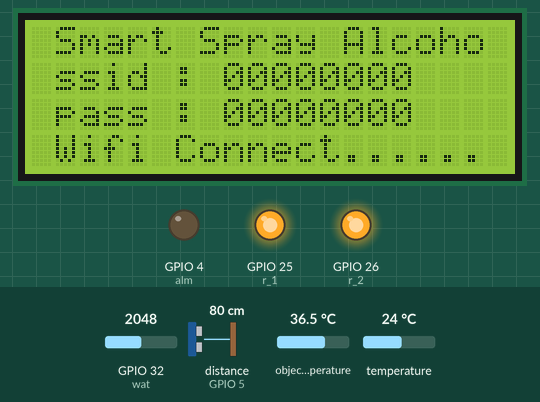
Bench run of a sketch on a simulated ESP32. On the bench: 20×4 character LCD, output pins drawn as LEDs (lit = HIGH). Wiring (inferred from the names in the program): ultrasonic range finder: trigger GPIO 18; echo GPIO 5. Dashed ring = blinking. Inputs (shaded band) come from the test bench; at power-on: distance to the obstacle (sensor on GPIO 5) 80 cm, object temperature 36.5 °C, GPIO 32 (wat) = 2048, temperature 24 °C. The echo pulse lasts 58.3 µs per cm; WiFi joins after 1.5 s; servers stay silent unless stated; web services answer with replies made up by the test bench; pins used as bus, display or sensor lines are not drawn; what the sketch prints to the serial monitor is not drawn.

Above: at 1.7 s.
At 7.8 s:
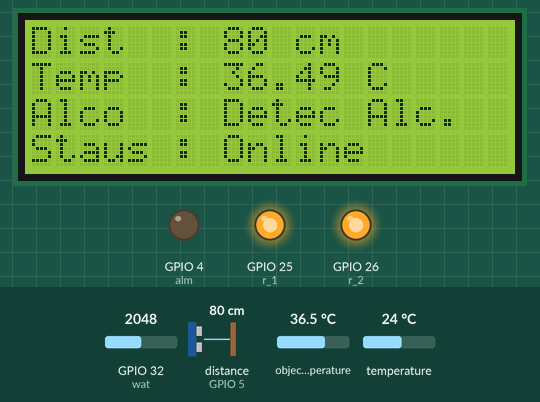
7.9 s: distance to the obstacle (sensor on GPIO 5) set to 6 cm
At 8.9 s:
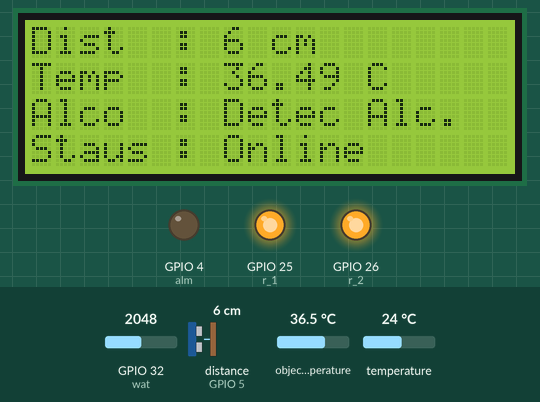
9.5 s: distance to the obstacle (sensor on GPIO 5) set to 3 cm
At 15.2 s:
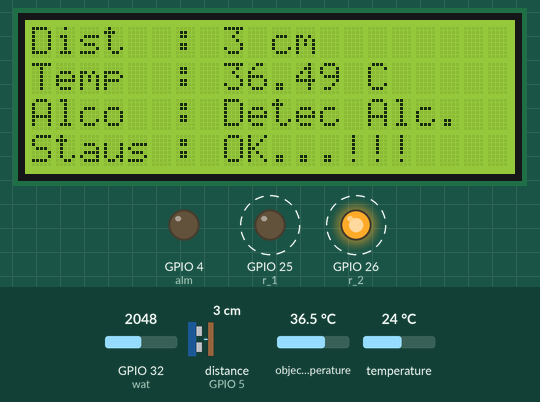
15.5 s: object temperature set to 37.7 °C
At 16.6 s:
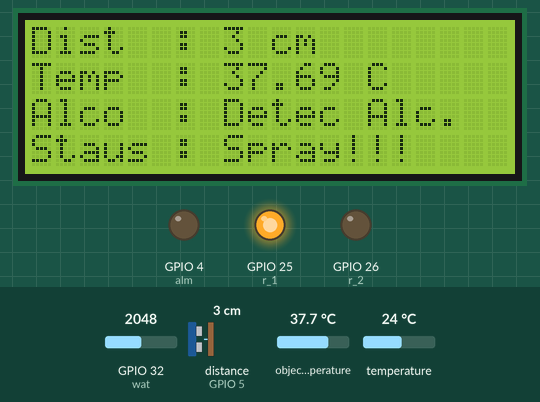
18.3 s: object temperature set to 38.4 °C
20.3 s: GPIO 32 (wat) set to 524
23.3 s: GPIO 32 (wat) set to 479
At 32.4 s:
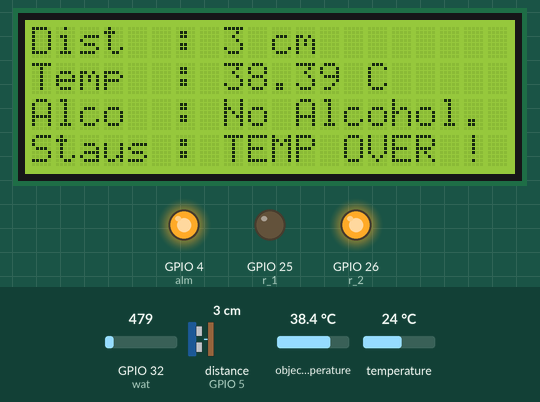
Timing chart, 0 to 34.0 s (numbered marks = the images above; inputs shaded):
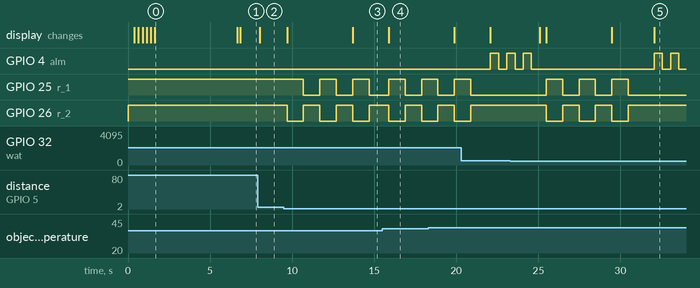

The sketch:

sss.ino
```cpp
#include <WiFi.h>
#include <Wire.h>

// Wifi Setup
const char* ssid = "00000000";
const char* password = "00000000";

// IFTTT URL
const char* resource = "/trigger/pump_0/with/key/behqCXPTbp1UtkOAptS3Ue";
const char* server = "maker.ifttt.com";


#include <LiquidCrystal_I2C.h>
LiquidCrystal_I2C lcd(0x27, 20, 4);   //Module IIC/I2C Interface บางรุ่นอาจจะใช้ 0x3f
#include <Wire.h>
#include <Adafruit_MLX90614.h>
Adafruit_MLX90614 mlx = Adafruit_MLX90614();

const int pingPin = 18;
int inPin = 5;

int wat = 32;
int r_1 = 25;
int r_2 = 26;
int alm = 4;
int x, y;
long duration, cm;


void setup()
{
  pinMode(alm, OUTPUT);
  pinMode(r_1, OUTPUT);
  pinMode(r_2, OUTPUT);
  pinMode(wat, INPUT);
  Serial.begin(9600);
  digitalWrite(r_1, HIGH);
  digitalWrite(r_2, HIGH);
  digitalWrite(alm, LOW);
  mlx.begin();
  lcd.begin();
  lcd.backlight();
  lcd.setCursor(0, 0);
  lcd.print(" Smart Spray Alcoho ");
  lcd.setCursor(0, 1);
  lcd.print(" ssid : "); lcd.print(String(ssid));
  lcd.setCursor(0, 2);
  lcd.print(" pass : "); lcd.print(String(password));
  lcd.setCursor(0, 3);
  lcd.print(" Wifi Connect       ");
  initWifi();
  delay(5000);
  lcd.clear();

}

float xxx = 0;
int yyy = 0;
String zzz ;
String aaa ;

void loop()
{
  xxx = temp();
  yyy = dist();
  zzz = water();
  aaa = "Online";

  lcd.setCursor(0, 0);
  lcd.print("Dist  : "); lcd.print(yyy); lcd.print(" cm ");
  lcd.setCursor(0, 1);
  lcd.print("Temp  : "); lcd.print(xxx); lcd.print(" C  ");
  lcd.setCursor(0, 2);
  lcd.print("Alco  : "); lcd.print(zzz);
  lcd.setCursor(0, 3);
  lcd.print("Staus : "); lcd.print(aaa); lcd.print("  ");

  if (yyy < 5) {
    if (xxx > 38) {

      lcd.setCursor(8, 3);
      lcd.print("TEMP OVER ! ");
      digitalWrite(alm, HIGH);
      delay(500);
      digitalWrite(alm, LOW);
      delay(500);
      digitalWrite(alm, HIGH);
      delay(500);
      digitalWrite(alm, LOW);
      delay(500);
      digitalWrite(alm, HIGH);
      delay(500);
      digitalWrite(alm, LOW);
      delay(500);
      lcd.setCursor(8, 3);
      lcd.print("            ");
      makeIFTTTy();
    }
    lcd.setCursor(8, 3);
    lcd.print("Spray!!!");
    digitalWrite(r_1, HIGH);
    digitalWrite(r_2, LOW);
    delay(1000);
    digitalWrite(r_1, LOW);
    digitalWrite(r_2, HIGH);
    delay(1000);
    digitalWrite(r_1, HIGH);
    digitalWrite(r_2, LOW);
    delay(1000);
    digitalWrite(r_1, LOW);
    digitalWrite(r_2, HIGH);
    delay(1000);
    lcd.setCursor(8, 3);
    lcd.print("OK...!!!");
    digitalWrite(r_1, HIGH);
    digitalWrite(r_2, LOW);
    delay(1000);
    digitalWrite(r_1, LOW);
    digitalWrite(r_2, HIGH);
    delay(1000);
  }
}

String water() {
  int val = analogRead(wat);
  if (val < 500) {
    Serial.println("No Alcohol.");
    makeIFTTTx();
    return "No Alcohol.";
  }
  if (val > 500) {
    Serial.println("Detec Alc.");
    return "Detec Alc. ";
  }
}

float temp() {
  Serial.print("Ambient = ");
  Serial.print(mlx.readAmbientTempC());
  Serial.print("*C\tObject = ");
  Serial.print(mlx.readObjectTempC()); Serial.println("*C");
  Serial.print("Ambient = ");
  Serial.print(mlx.readAmbientTempF());
  Serial.print("*F\tObject = ");
  Serial.print(mlx.readObjectTempF()); Serial.println("*F");
  Serial.println();
  return mlx.readObjectTempC();
}

int dist()
{
  pinMode(pingPin, OUTPUT);
  digitalWrite(pingPin, LOW);
  delayMicroseconds(2);
  digitalWrite(pingPin, HIGH);
  delayMicroseconds(5);
  digitalWrite(pingPin, LOW);
  pinMode(inPin, INPUT);
  duration = pulseIn(inPin, HIGH);
  cm = microsecondsToCentimeters(duration);
  Serial.print(cm);
  Serial.print("cm");
  Serial.println();
  delay(100);
  return cm;
}

long microsecondsToCentimeters(long microseconds)
{
  return microseconds / 29 / 2;
}


// Establish a Wi-Fi connection with your router
void initWifi() {
  Serial.print("Connecting to: ");
  Serial.print(ssid);
  WiFi.begin(ssid, password);

  int timeout = 10 * 4; // 10 seconds
  lcd.setCursor(13, 3);
  while (WiFi.status() != WL_CONNECTED && (timeout > 0)) {
    delay(250);
    Serial.print(".");
    lcd.print(".");
  }
  Serial.println("");

  if (WiFi.status() != WL_CONNECTED) {
    Serial.println("Failed to connect, going back to sleep");
    lcd.setCursor(13, 3);
    lcd.print("Failed");
  }

  Serial.print("WiFi connected in: ");
  Serial.print(millis());
  Serial.print(", IP address: ");
  Serial.println(WiFi.localIP());
}

void makeIFTTTx() {
  Serial.print("Connecting to ");
  Serial.print(server);

  WiFiClient client;
  int retries = 5;
  while (!!!client.connect(server, 80) && (retries > 0)) {
    Serial.print(".");
  }
  Serial.println();
  if (!!!client.connected()) {
    Serial.println("Failed to connect…");
  }
  Serial.print("Request resource: ");
  Serial.println(resource);
  String jsonObject = String("{\"value1\":\"No Alcohol.""\",\"value2\":\"" + String(xxx) + " C \",\"value3\":\"" +  String(yyy) + " Cm \"}"); //สร้างชุดสริง json
  client.println(String("POST ") + resource + " HTTP/1.1");
  client.println(String("Host: ") + server);
  client.println("Connection: close\r\nContent-Type: application/json");
  client.print("Content-Length: ");
  client.println(jsonObject.length());
  client.println();
  client.println(jsonObject);
  int timeout = 5 * 10; // 5 seconds
  while (!!!client.available() && (timeout > 0)) {
    delay(100);
  }
  if (!!!client.available()) {
    Serial.println("No response…");
  }
  while (client.available()) {
    Serial.write(client.read());
  }
  Serial.println("\nclosing connection");
  client.stop();
}

void makeIFTTTy() {
  Serial.print("Connecting to ");
  Serial.print(server);

  WiFiClient client;
  int retries = 5;
  while (!!!client.connect(server, 80) && (retries > 0)) {
    Serial.print(".");
  }
  Serial.println();
  if (!!!client.connected()) {
    Serial.println("Failed to connect…");
  }
  Serial.print("Request resource: ");
  Serial.println(resource);
  String jsonObject = String("{\"value1\":\"OVER TEMP !!! ""\",\"value2\":\"" + String(xxx) + " C \",\"value3\":\"" +  String(yyy) + " Cm \"}"); //สร้างชุดสริง json
  client.println(String("POST ") + resource + " HTTP/1.1");
  client.println(String("Host: ") + server);
  client.println("Connection: close\r\nContent-Type: application/json");
  client.print("Content-Length: ");
  client.println(jsonObject.length());
  client.println();
  client.println(jsonObject);
  int timeout = 5 * 10; // 5 seconds
  while (!!!client.available() && (timeout > 0)) {
    delay(100);
  }
  if (!!!client.available()) {
    Serial.println("No response…");
  }
  while (client.available()) {
    Serial.write(client.read());
  }
  Serial.println("\nclosing connection");
  client.stop();
}
```

Measured:
- the behaviour switches between 5 and 4 cm on distance to the obstacle (sensor on GPIO 5) (found by bisection; images 2 and 3)
- the behaviour switches between 500 and 499 on GPIO 32 (wat) (found by bisection; images 4 and 5)
- after the input at 7.9 s, the display: changes after 0.13 s (image 2)
- after the input at 9.5 s, GPIO 25 (r_1): alternates HIGH for 1.0 s and LOW for 1.0 s, starting after 1.2 s; GPIO 26 (r_2): alternates HIGH for 1.0 s and LOW for 1.0 s, starting after 0.19 s; the display: first changes after 0.19 s (image 3 shows a later state)
- after the input at 15.5 s, the display: changes after 0.39 s (image 4)
- what the display in image 0 shows lasts 5.1 s, from 1.6 s to 6.7 s
